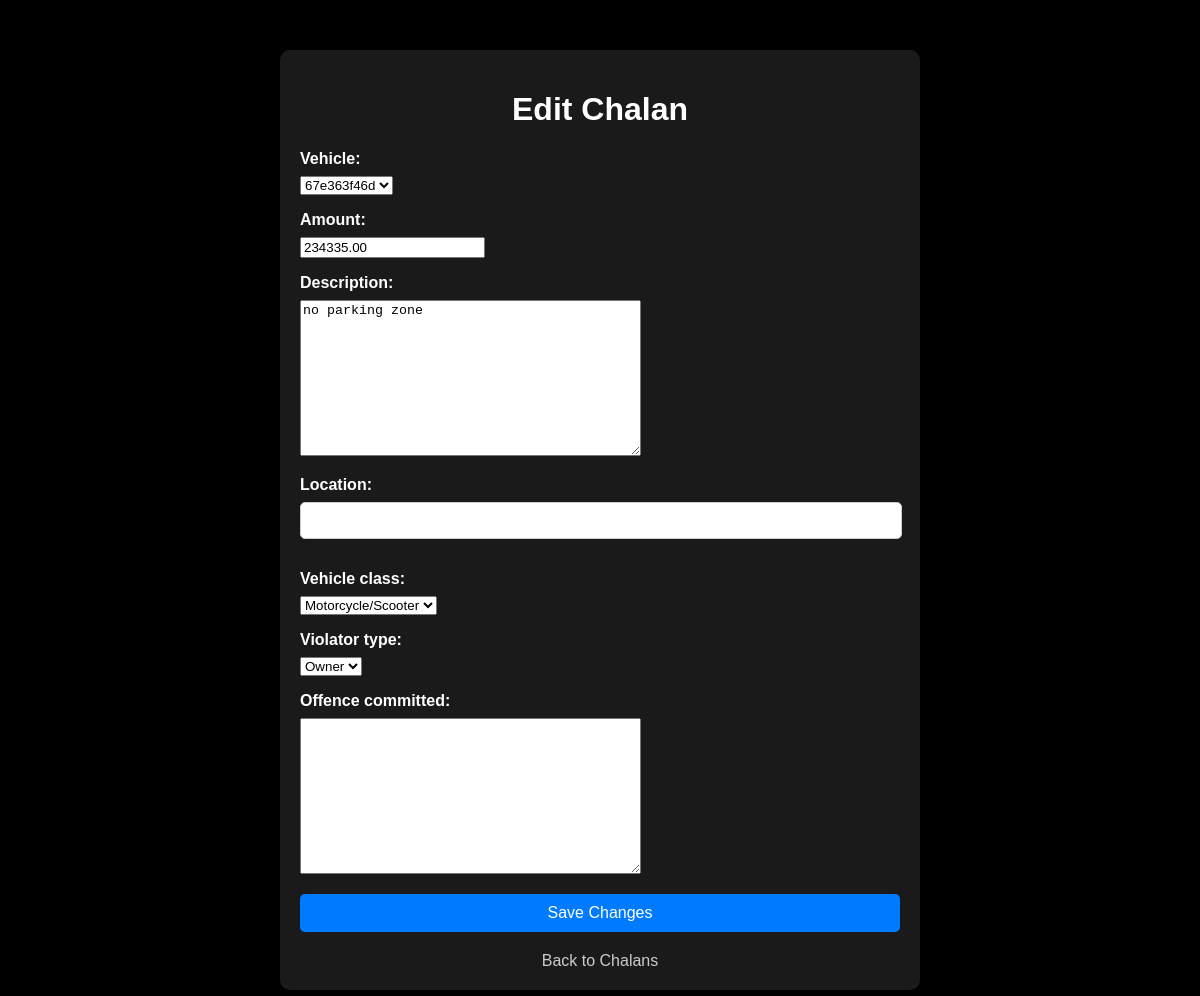
Page /chalans/edit/1/ (signed in) on the committed database.
### vehicles/models.py (models this page shows, shortened)
class Chalan(models.Model):
    VEHICLE_CLASSES = [
        ('motorcycle/scooter', 'Motorcycle/Scooter'),
        ('car', 'Car'),
    ]
    VIOLATOR_TYPES = [
        ('owner', 'Owner'),
    ]
    vehicle = models.ForeignKey(Vehicle, on_delete=models.CASCADE)
    issued_on = models.DateTimeField(auto_now_add=True)
    amount = models.DecimalField(max_digits=10, decimal_places=2)
    description = models.TextField()
    location = models.CharField(max_length=100,default=None,null=True)
    vehicle_class = models.CharField(max_length=20, choices=VEHICLE_CLASSES,default=None,null=True)
    violator_type = models.CharField(max_length=20, choices=VIOLATOR_TYPES,default=None,null=True)
    offence_committed = models.TextField(default=None,null=True)

### vehicles/views.py (the view)
# urls.py: path('chalans/edit/<int:pk>/', views.edit_chalan, name='edit_chalan'),
@login_required
def edit_chalan(request, pk):
    chalan = get_object_or_404(Chalan, pk=pk, vehicle__owner=request.user)
    if request.method == 'POST':
        form = ChalanForm(request.POST, instance=chalan)
        if form.is_valid():
            form.save()
            return redirect('chalan_list')
    else:
        form = ChalanForm(instance=chalan)
    return render(request, 'edit_chalan.html', {'form': form})

### vehicles/forms.py
class ChalanForm(forms.ModelForm):
    class Meta:
        model = Chalan
        fields = ['vehicle', 'amount', 'description', 'location', 'vehicle_class', 'violator_type', 'offence_committed']

### vehicles/models.py (called while the page is built)
    def __str__(self):
        return self.registration_number

### templates/edit_chalan.html (shortened to what this page needs)
<!DOCTYPE html>
<html>
<head>
</head>
<body>
    <div class="container">
        <h1>Edit Chalan</h1>
        <form method="post">
            {{ form.as_p }}
            <button type="submit">Save Changes</button>
        </form>
        <a href="{% url 'chalan_list' %}" class="back-link">Back to Chalans</a>
    </div>
</body>
</html>

### templates/edit_chalan.html (style rules this page uses)
body { background-color: black; color: white; font-family: Arial, sans-serif; margin: 0; padding: 0; }
.container { max-width: 600px; margin: 50px auto; padding: 20px; background-color: rgba(255, 255, 255, 0.1); border-radius: 10px; }
h1 { text-align: center; }
form { margin-top: 20px; }
form label { display: block; margin-bottom: 8px; font-weight: bold; }
form input[type="text"], form input[type="email"] { width: calc(100% - 20px); padding: 10px; border: 1px solid #ccc; border-radius: 5px; margin-bottom: 15px; }
form button { display: block; width: 100%; padding: 10px; background-color: #007bff; color: white; border: none; border-radius: 5px; cursor: pointer; font-size: 16px; }
.back-link { display: block; text-align: center; margin-top: 20px; color: #ccc; text-decoration: none; }

### rows in the picture
Chalan: vehicle "67e363f46d", amount "234335.00", description "no parking zone", vehicle_class "Motorcycle/Scooter", violator_type "Owner"
